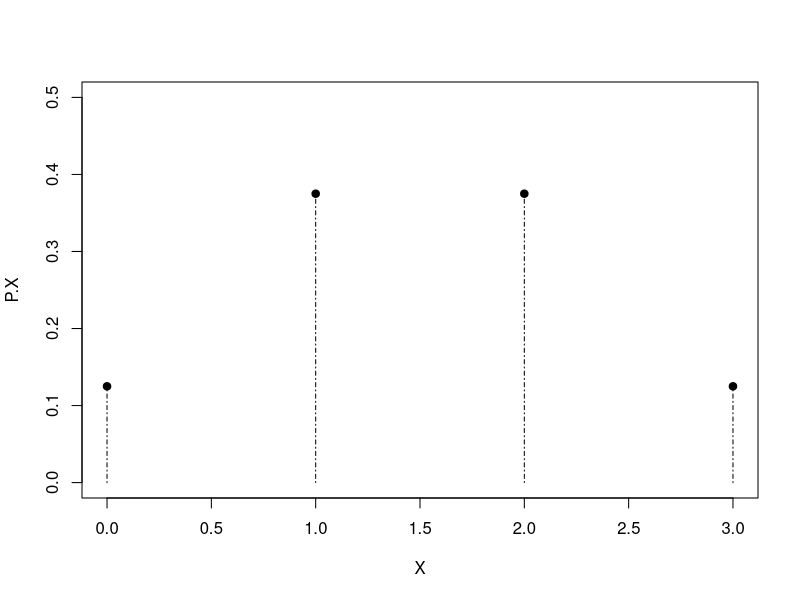
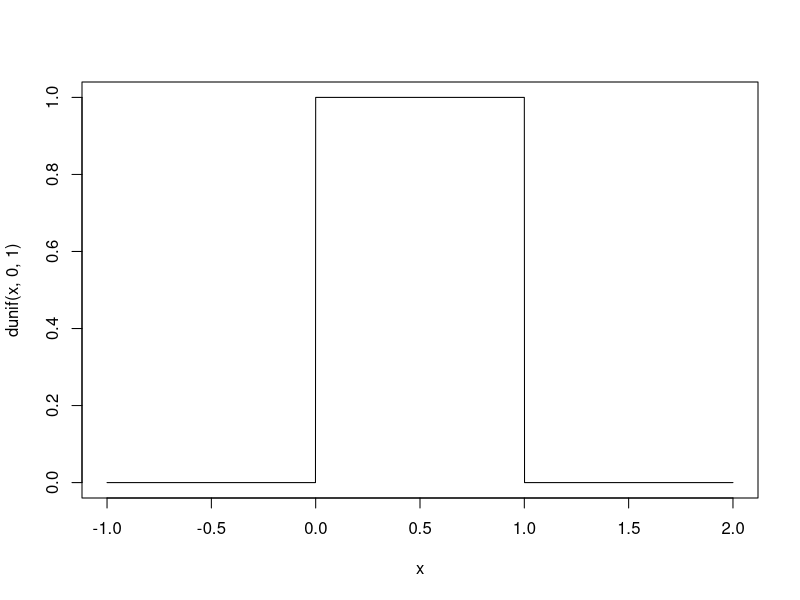

Source code (R) for these figures, in order:
library("MASS")

#이산형 확률변수 X의 값
X <- 0:3
#확률변수 X의 확률
P.X <- c(1/8, 3/8, 3/8, 1/8)
#이산형 확률분포 그래프; lty는 확률의 높이를 점선으로 표시, ylim()은 y축의 범위를 말함
plot(X, P.X, type = "h", lty=4, ylim=c(0,0.5))
points(X, P.X, pch=19)


#연속형 확률분포 x의 범위 설정
x <- seq(-1, 2, 0.001)
#pdf의 균등분포 dunif(), type="l"에서 l은 line이다. 
plot(x, dunif(x, 0, 1), type="l")


#연속형 확률변수의 확률 계산
#확률밀도함수(pdf)생성: function(x)
f <- function(x) ifelse(x>0 & x<1, 1, 0) # pdf값은 0<x<1이면 1, 아니면 0
result <- integrate(f, 0.4, 0.7) #주어진 구간에서 적분(integrate())
result $ value #확률
